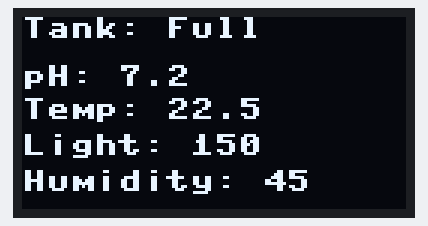
A program run on a simulated Raspberry Pi Pico running MicroPython. On the bench: 128×64 one-colour display.

Above: at 1.1 s.
At 7.1 s:
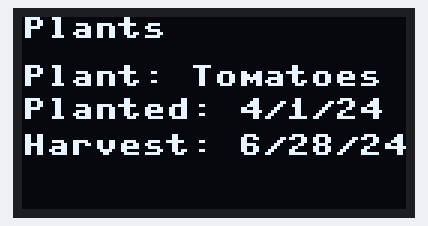

The program:

Luli_OLED.py
```python
from machine import Pin, SPI
import ssd1306
import time
import Luli_CONFIG

class OLEDMenuDisplay:
    def __init__(self):
        # SPI setup
        self.spi = SPI(1, baudrate=1000000, polarity=1, phase=1, bits=8, firstbit=SPI.MSB,
                       sck=Pin(Luli_CONFIG.PIN_OLED_SCK), mosi=Pin(Luli_CONFIG.PIN_OLED_MOSI))
        # Display setup
        self.cs = Pin(Luli_CONFIG.PIN_OLED_CS)   # Chip select
        self.dc = Pin(Luli_CONFIG.PIN_OLED_DC)   # Data/command
        self.rst = Pin(Luli_CONFIG.PIN_OLED_RST, Pin.OUT)   # Reset
        self.display = ssd1306.SSD1306_SPI(128, 64, self.spi, self.dc, self.rst, self.cs)

        self.display.poweron()
        self.display.show()

    def init_main_menu(self):
        self.display.fill(0)
        self.display.rect(0, 0, 10, 20, 1)
        self.display.rect(11, 0, 117, 20, 1)
        self.display.text('Sensor Data', 13, 5, 1)

        self.display.rect(0, 21, 10, 20, 1)
        self.display.rect(11, 21, 117, 20, 1)
        self.display.text('Cycle Info', 13, 25, 1)

        self.display.rect(0, 42, 10, 20, 1)
        self.display.rect(11, 42, 117, 20, 1)
        self.display.text('Plants', 13, 45, 1)
        self.display.show()

    def print_main_menu(self, select):
        self.display.fill(0)
        menu_highlight = 20 * select + select
        self.init_main_menu()
        self.display.fill_rect(0, menu_highlight, 10, 20, 1)
        self.display.show()

    def print_sensor_data(self, ph, temp, light, humidity, tank):
        self.display.fill(0)
        self.display.text('Tank: ' + str(tank), 0, 0, 1)
        self.display.text('pH: ' + str(ph), 0, 16, 1)
        self.display.text('Temp: ' + str(temp), 0, 27, 1)
        self.display.text('Light: ' + str(light), 0, 39, 1)
        self.display.text('Humidity: ' + str(humidity), 0, 51, 1)
        self.display.show()

    def print_plant_menu(self, plant_name='Spinach', planted_date='5/5/24', harvest_date='9/3/24'):
        self.display.fill(0)
        self.display.text('Plants', 0, 0, 1)
        self.display.text(f'Plant: {plant_name}', 0, 16, 1)
        self.display.text(f'Planted: {planted_date}', 0, 27, 1)
        self.display.text(f'Harvest: {harvest_date}', 0, 39, 1)
        self.display.show()

def main():
    display = OLEDMenuDisplay()
    #display.init_main_menu()
    time.sleep(1)

    # Loop through menu printing functions as an example
    while True:
        display.print_sensor_data(7.2, 22.5, 150, 45, 'Full')
        time.sleep(6)
        display.print_plant_menu('Tomatoes', '4/1/24', '6/28/24')
        time.sleep(6)

if __name__ == "__main__":
    main()
```

Luli_CONFIG.py
```python
# Luli Hydroponics Config File
# This file will define all necessary pins and timing constants for the Luli Hydroponics system

#####################
#   PIN SETTINGS    #
#####################
PIN_UV_SENSOR_SDA = 0
PIN_UV_SENSOR_SCL = 1

PIN_OLED_SCK = 10
PIN_OLED_MOSI = 11
PIN_OLED_CS = 13
PIN_OLED_RST = 14
PIN_OLED_DC = 15

PIN_ULTRASONIC_ECHO = 9
PIN_ULTRASONIC_TRIG = 17

PIN_DHT0 = 16
PIN_DHT1 = 18
PIN_DHT2 = 19
PIN_DHT3 = 20

PIN_MOTOR = 21
PIN_LED = 22
PIN_PH_SENSOR = 26


#########################
#   TIMING CONSTANTS    #
#########################
DELAY_OLED = 5 # seconds
DELAY_PH_RESPONSE = 50 # ms
DELAY_UV_STARTUP = 1 # seconds

TEMP_HUMIDITY_READ_INTERVAL = 30 # seconds
UV_READ_INTERVAL = 120 # seconds
MANUAL_OVERRIDE_CHECK_INTERVAL = 30 # seconds
SETTINGS_UPDATE_INTERVAL = 120 # seconds
DURATION_WATER_CYCLE = 60 # seconds
NEXT_WATER_CYCLE = 3600 # seconds
DURATION_LED_CYCLE = 3600 # seconds


#########################
#   NETWORK SETTINGS    #
#########################
WIFI_SSID = 'Liam'
WIFI_PASSWORD = 'liampassword'
SERVER_URL = 'https://luli-hydroponics.ddns.net'


#########################
#   ENDPOINT SETTINGS   #
#########################
ENDPOINT_TEST = '/api/test'
ENDPOINT_GET_SETTINGS = '/api/get_settings'
ENDPOINT_SET_HARDWARE_ID = '/api/set_hardware_id'
ENDPOINT_UPDATE_SETTINGS = '/api/update_settings'
ENDPOINT_UPDATE_UV_DATA = '/api/update_uv_data'
ENDPOINT_UPDATE_PH_DATA = '/api/update_ph_data'
ENDPOINT_UPDATE_TEMP_DATA = '/api/update_temp_data'
ENDPOINT_UPDATE_HUMIDITY_DATA = '/api/update_humidity_data'
ENDPOINT_UPDATE_TANK_DATA = '/api/update_tank_data'
ENDPOINT_UPDATE_ALL_SENSOR_DATA = '/api/update_all_sensor_data'
ENDPOINT_MANUAL_OVERRIDE = '/api/get/manual_override'


######################
#   MISC CONSTANTS   #
######################
# https://optoelectronics.liteon.com/upload/download/DS86-2015-0004/LTR-390UV_Final_%20DS_V1%201.pdf
UVS_CONVERSION_FACTOR = 2300 # Conversion factor from the datasheet
VOLTAGE_AT_PH7 = 2.51
VOLTAGE_AT_PH4 = 3.03
MINIMUM_WATER_LEVEL = 20 # Minimum water level in the tank in percentage (%)
TANK_EMPTY_DISTANCE = 12 # Distance in cm when the tank is empty
```

Measured:
- what the display in image 0 shows lasts 6.0 s, from 1.0 s to 7.0 s
